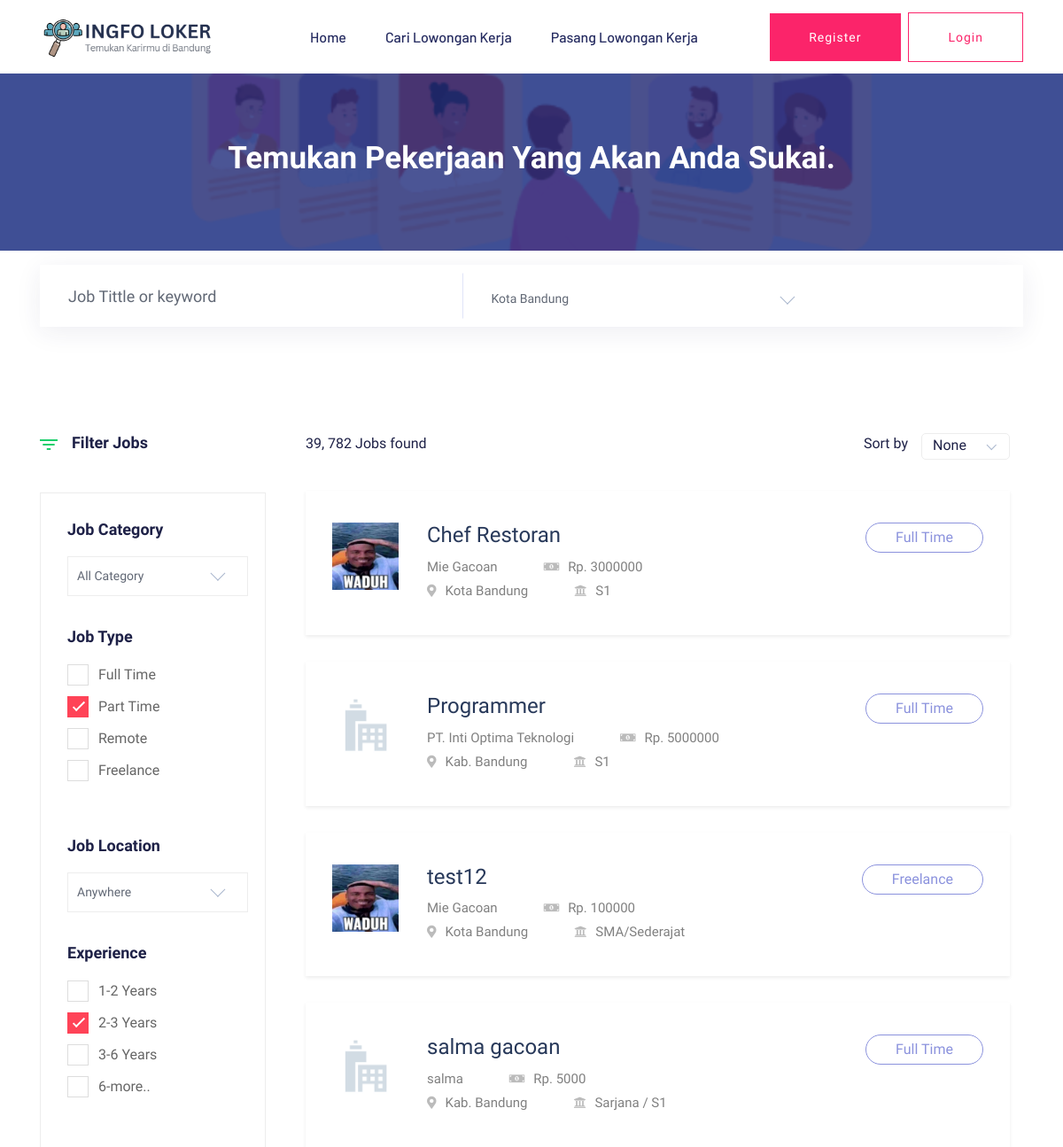
The app's page /job_listing.php (upper part), older data.
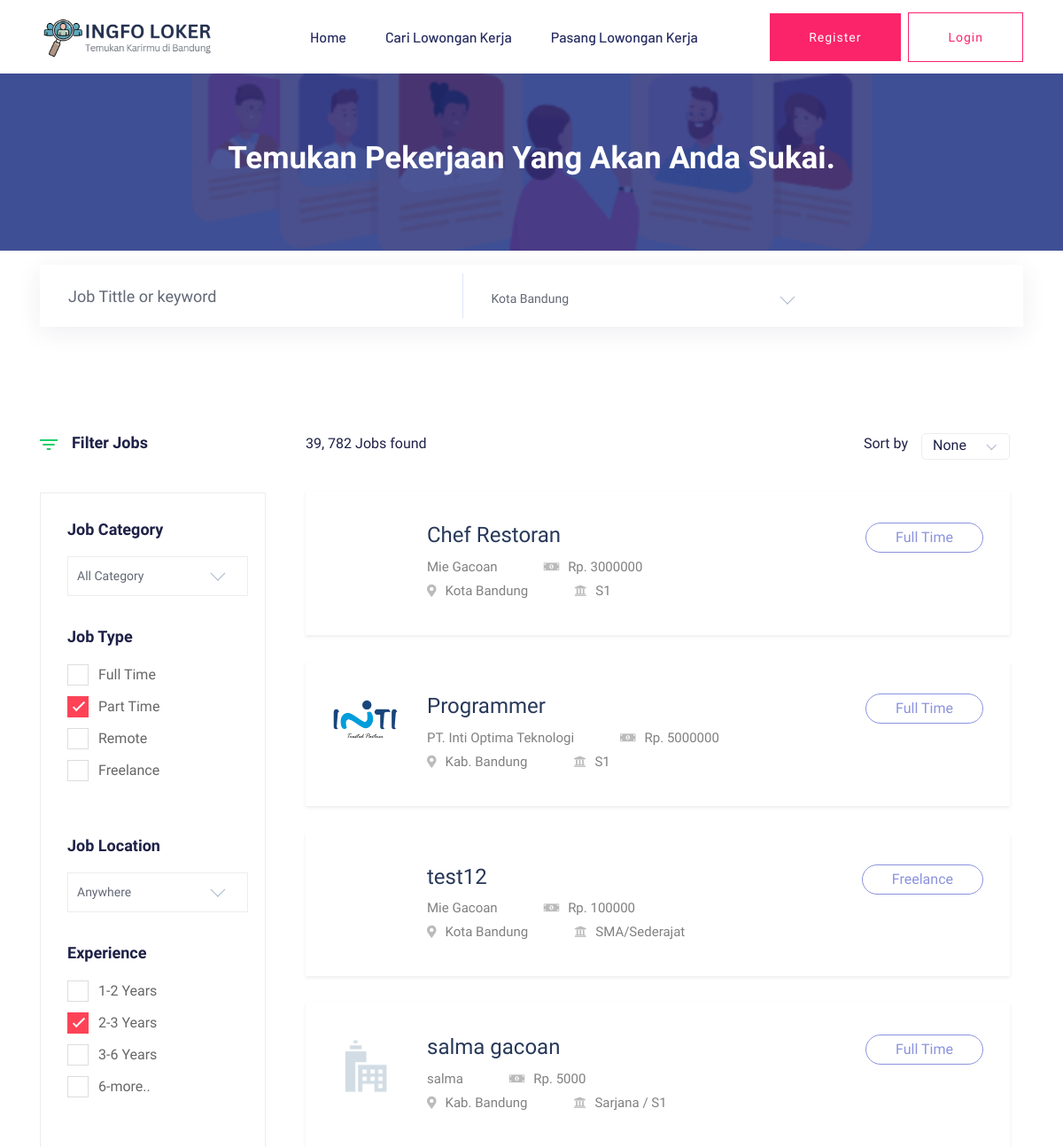
The same page, newer data.
### tables this page shows
CREATE TABLE `info_pekerjaan` (
  `id_pekerjaan` int(11) NOT NULL,
  `id_perusahaan` int(11) NOT NULL,
  `id_lokasi` int(11) NOT NULL,
  `id_kategori` int(11) NOT NULL,
  `judul` varchar(100) NOT NULL,
  `tipe` varchar(20) NOT NULL,
  `gaji` int(11) NOT NULL,
  `pendidikan` varchar(20) NOT NULL,
  `deskripsi` text NOT NULL
);

CREATE TABLE `perusahaan` (
  `id_perusahaan` int(11) NOT NULL,
  `username_perusahaan` varchar(100) NOT NULL,
  `password_perusahaan` varchar(100) NOT NULL,
  `nama_perusahaan` varchar(100) NOT NULL,
  `email_perusahaan` varchar(100) NOT NULL,
  `telepon_perusahaan` varchar(20) NOT NULL,
  `website_perusahaan` varchar(255) NOT NULL,
  `logo_perusahaan` varchar(255) NOT NULL,
  `id_lokasi` int(11) NOT NULL,
  `tentang` varchar(255) NOT NULL
);

CREATE TABLE `lokasi_pekerjaan` (
  `id_lokasi` int(11) NOT NULL,
  `nama_lokasi` varchar(50) NOT NULL
);

### functions.php (called while the page is built, shortened)
<?php
$conn = mysqli_connect("localhost", "root", "", "loker");
function query($query)
{
    global $conn;
    $result = mysqli_query($conn, $query);
    $rows = [];
    while ($row = mysqli_fetch_assoc($result)) {
        $rows[] = $row;
    }
    return $rows;
}

### job_listing.php (the view, shortened to what this page needs)
<?php
require 'functions.php';
$jumlahDataPerHalaman = 7;
$halamanAktif = (isset($_GET["halaman"])) ? $_GET["halaman"] : 1;
$awalData = ($jumlahDataPerHalaman * $halamanAktif) - $jumlahDataPerHalaman;
$info_pekerjaan = query("SELECT
	info_pekerjaan.id_pekerjaan,
	info_pekerjaan.judul,
	perusahaan.nama_perusahaan,
	perusahaan.logo_perusahaan,
	lokasi_pekerjaan.nama_lokasi,
	kategori_pekerjaan.nama_kategori,
	info_pekerjaan.tipe,
	info_pekerjaan.gaji,
	info_pekerjaan.pendidikan,
	info_pekerjaan.deskripsi
FROM
	info_pekerjaan
	INNER JOIN
	kategori_pekerjaan
	ON
		info_pekerjaan.id_kategori = kategori_pekerjaan.id_kategori
	INNER JOIN
	perusahaan
	ON
		info_pekerjaan.id_perusahaan = perusahaan.id_perusahaan
	INNER JOIN
	lokasi_pekerjaan
	ON
		info_pekerjaan.id_lokasi = lokasi_pekerjaan.id_lokasi LIMIT $awalData, $jumlahDataPerHalaman");
?>
<?php include 'navbar.php'?>
    <main>
        <div class="slider-area ">
            <div class="single-slider section-overly slider-height2 d-flex align-items-center" data-background="assets/img/hero/headertapibiru.png">
                <div class="container">
                    <div class="row">
                        <div class="col-xl-12">
                            <div class="hero-cap text-center">
                                <h2 style="font-size: 35px;">Temukan pekerjaan yang akan Anda sukai.</h2>
                            </div>
                        </div>
                    </div>
                </div>
            </div>
        </div>
        <div class="slider-area mt-3">
            <div class="d-flex align-items-center">
                <div class="container">
                    <div class="row">
                        <div class="col-xl-12">
                            <form action="" method="post" class="search-box">
                                <div class="input-form">
                                    <input type="text" placeholder="Job Tittle or keyword">
                                </div>
                                <div class="select-form">
                                </div>
                                <div class="search-form">
                                    <a href="#">Find job</a>
                                </div>
                            </form>
                        </div>
                    </div>
                </div>
            </div>
        </div>
        <div class="job-listing-area pt-120 pb-120">
            <div class="container">
                <div class="row">
                    <div class="col-xl-3 col-lg-3 col-md-4">
                        <div class="row">
                            <div class="col-12">
                                <div class="small-section-tittle2 mb-45">
                                    <div class="ion">
                                    </div>
                                    <h4>Filter Jobs</h4>
                                </div>
                            </div>
                        </div>
                        <div class="job-category-listing mb-50">
                            <div class="single-listing">
                                <div class="small-section-tittle2">
                                    <h4>Job Category</h4>
                                </div>
                                <div class="select-Categories pt-80 pb-50">
                                    <div class="small-section-tittle2">
                                        <h4>Job Type</h4>
                                    </div>
                                    <label class="container">Full Time
                                        <span class="checkmark"></span>
                                    </label>
                                    <label class="container">Part Time
                                        <span class="checkmark"></span>
                                    </label>
                                    <label class="container">Remote
                                        <span class="checkmark"></span>
                                    </label>
                                    <label class="container">Freelance
                                        <span class="checkmark"></span>
                                    </label>
                                </div>
                            </div>
                            <div class="single-listing">
                                <div class="small-section-tittle2">
                                    <h4>Job Location</h4>
                                </div>
                                <div class="select-Categories pt-80 pb-50">
                                    <div class="small-section-tittle2">
                                        <h4>Experience</h4>
                                    </div>
                                    <label class="container">1-2 Years
                                        <span class="checkmark"></span>
                                    </label>
                                    <label class="container">2-3 Years
                                        <span class="checkmark"></span>
                                    </label>
                                    <label class="container">3-6 Years
                                        <span class="checkmark"></span>
                                    </label>
                                    <label class="container">6-more..
                                        <span class="checkmark"></span>
                                    </label>
                                </div>
                            </div>
                            <div class="single-listing">
                                <aside class="left_widgets p_filter_widgets price_rangs_aside sidebar_box_shadow">
                                    <div class="widgets_inner">
                                        <div class="range_item">
                                            <input type="text" class="js-range-slider" value="" />
                                        </div>
                                    </div>
                                </aside>
                            </div>
                        </div>
                    </div>
                    <div class="col-xl-9 col-lg-9 col-md-8">
                        <section class="featured-job-area">
                            <div class="container">
                                <div class="row">
                                    <div class="col-lg-12">
                                        <div class="count-job mb-35">
                                            <span>39, 782 Jobs found</span>
                                            <div class="select-job-items">
                                                <span>Sort by</span>
                                            </div>
                                        </div>
                                    </div>
                                </div>
                                <?php foreach ($info_pekerjaan as $row) { ?>
                                    <div class="shadow-sm">
                                        <div class="single-job-items mb-30">
                                            <div class="job-items">
                                                <div class="company-img">
                                                    <a href="job_details.php?id=<?= $row['id_pekerjaan'] ?>"><img src="assets/img/logo/<?= $row['logo_perusahaan'] ?>" alt="" width="75px"></a>
                                                </div>
                                                <div class="job-tittle job-tittle2">
                                                    <a href="job_details.php?id=<?= $row['id_pekerjaan'] ?>">
                                                        <h4><?= $row['judul'] ?></h4>
                                                    </a>
                                                    <ul>
                                                        <li><?= $row['nama_perusahaan'] ?></li>
                                                        <li><i class="fas fa-money-bill-alt"></i>Rp. <?= $row['gaji'] ?></li>
                                                    </ul>
                                                    <ul>
                                                        <li><i class="fas fa-map-marker-alt"></i><?= $row['nama_lokasi'] ?></li>
                                                        <li><i class="fas fa-university"></i><?= $row['pendidikan'] ?></li>
                                                    </ul>
                                                </div>
                                            </div>
                                            <div class="items-link items-link2 f-right">
                                                <a href="job_details.php?id=<?= $row['id_pekerjaan'] ?>"><?= $row['tipe'] ?></a>
                                            </div>
                                        </div>
                                    </div>
                                <?php } ?>
                            </div>
                        </section>
                    </div>
                </div>
            </div>
        </div>
    </main>
 <?php include 'footer.php'?>

### navbar.php (shortened to what this page needs)
<!doctype html>
<html class="no-js" lang="en">
<head>
    <link rel="stylesheet" href="assets/css/bootstrap.min.css">
    <link rel="stylesheet" href="assets/css/owl.carousel.min.css">
    <link rel="stylesheet" href="assets/css/flaticon.css">
    <link rel="stylesheet" href="assets/css/price_rangs.css">
    <link rel="stylesheet" href="assets/css/slicknav.css">
    <link rel="stylesheet" href="assets/css/animate.min.css">
    <link rel="stylesheet" href="assets/css/magnific-popup.css">
    <link rel="stylesheet" href="assets/css/fontawesome-all.min.css">
    <link rel="stylesheet" href="assets/css/themify-icons.css">
    <link rel="stylesheet" href="assets/css/slick.css">
    <link rel="stylesheet" href="assets/css/nice-select.css">
    <link rel="stylesheet" href="assets/css/style.css">
</head>
<body>
    <header>
        <div class="header-area header-transparrent">
            <div class="headder-top header-sticky">
                <div class="container">
                    <div class="row align-items-center">
                        <div class="col-lg-3 col-md-2">
                            <div class="logo">
                                <a href="index.php"><img src="assets/img/logo/logo2.png" width="200" alt=""></a>
                            </div>
                        </div>
                        <div class="col-lg-9 col-md-9">
                            <div class="menu-wrapper">
                                <div class="main-menu">
                                    <nav class="d-none d-lg-block">
                                        <ul id="navigation">
                                            <li><a href="index.php">Home</a></li>
                                            <li><a href="job_listing.php">Cari Lowongan Kerja</a></li>
                                            <li><a href="contact.php">Pasang Lowongan Kerja</a></li>
                                        </ul>
                                    </nav>
                                </div>
                                <div class="header-btn d-none f-right d-lg-block">
                                    <a href="register.php" class="btn head-btn1">Register</a>
                                    <a href="login.php" class="btn head-btn2">Login</a>
                                </div>
                            </div>
                        </div>
                    </div>
                </div>
            </div>
        </div>
    </header>

### footer.php (shortened to what this page needs)
</body>
</html>

### assets/css/price_rangs.css (style rules this page uses)
.irs-hidden-input { position: absolute !important; display: block !important; top: 0 !important; left: 0 !important; width: 0 !important; height: 0 !important; font-size: 0 !important; line-height: 0 !important; padding: 0 !important; margin: 0 !important; outline: none !important; z-index: -9999 !important; background: none !important; border-style: solid !important; border-color: transparent !important; }

Row changes from the older to the newer data that the page shows:
changed through a linked row, info_pekerjaan "Chef Restoran": id_perusahaan.logo_perusahaan: picture removed
changed through a linked row, info_pekerjaan "Programmer": id_perusahaan.logo_perusahaan: picture added in place of a placeholder
changed through a linked row, info_pekerjaan "test12": id_perusahaan.logo_perusahaan: picture removed
